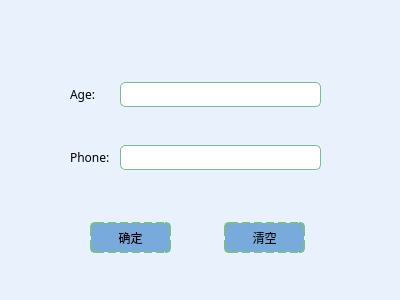
<?xml version="1.0" encoding="UTF-8"?>
<ui version="4.0">
 <class>ChangePSW</class>
 <widget class="QDialog" name="ChangePSW">
  <property name="geometry">
   <rect>
    <x>0</x>
    <y>0</y>
    <width>400</width>
    <height>300</height>
   </rect>
  </property>
  <property name="windowTitle">
   <string>Dialog</string>
  </property>
  <property name="styleSheet">
   <string notr="true">QPushButton
{background:rgb(120,170,220);font:2em;
border:2px dashed rgb(121,189,143);
border-radius:5px;

}
QLabel{
	font:2em ;
}
QLineEdit{
background:rgb(255,255,255);font:2em;
border:1px solid rgb(121,189,143);
border-radius:5px;

}
QDialog{
	background:rgb(232,241,252);
	margin:0.5px 0.5px 0.5px 0.5px;
	
}	</string>
  </property>
  <widget class="QPushButton" name="pushButton">
   <property name="geometry">
    <rect>
     <x>90</x>
     <y>222</y>
     <width>81</width>
     <height>31</height>
    </rect>
   </property>
   <property name="font">
    <font>
     <family>微软雅黑 Light</family>
    </font>
   </property>
   <property name="text">
    <string>确定</string>
   </property>
  </widget>
  <widget class="QPushButton" name="pushButton_2">
   <property name="geometry">
    <rect>
     <x>224</x>
     <y>222</y>
     <width>81</width>
     <height>31</height>
    </rect>
   </property>
   <property name="font">
    <font>
     <family>微软雅黑 Light</family>
    </font>
   </property>
   <property name="text">
    <string>清空</string>
   </property>
  </widget>
  <widget class="QWidget" name="layoutWidget">
   <property name="geometry">
    <rect>
     <x>70</x>
     <y>50</y>
     <width>251</width>
     <height>154</height>
    </rect>
   </property>
   <property name="font">
    <font>
     <family>微软雅黑 Light</family>
    </font>
   </property>
   <layout class="QGridLayout" name="gridLayout">
    <property name="horizontalSpacing">
     <number>10</number>
    </property>
    <item row="0" column="1">
     <widget class="QLineEdit" name="lineEdit_2">
      <property name="minimumSize">
       <size>
        <width>0</width>
        <height>25</height>
       </size>
      </property>
      <property name="font">
       <font>
        <family>微软雅黑 Light</family>
       </font>
      </property>
     </widget>
    </item>
    <item row="0" column="0">
     <widget class="QLabel" name="label_2">
      <property name="font">
       <font>
        <family>微软雅黑 Light</family>
       </font>
      </property>
      <property name="text">
       <string>Age:</string>
      </property>
     </widget>
    </item>
    <item row="1" column="1">
     <widget class="QLineEdit" name="lineEdit_3">
      <property name="minimumSize">
       <size>
        <width>0</width>
        <height>25</height>
       </size>
      </property>
      <property name="font">
       <font>
        <family>微软雅黑 Light</family>
       </font>
      </property>
     </widget>
    </item>
    <item row="1" column="0">
     <widget class="QLabel" name="label_3">
      <property name="font">
       <font>
        <family>微软雅黑 Light</family>
       </font>
      </property>
      <property name="text">
       <string>Phone:</string>
      </property>
     </widget>
    </item>
   </layout>
  </widget>
 </widget>
 <resources/>
 <connections>
  <connection>
   <sender>pushButton_2</sender>
   <signal>clicked()</signal>
   <receiver>lineEdit_3</receiver>
   <slot>clear()</slot>
   <hints>
    <hint type="sourcelabel">
     <x>257</x>
     <y>241</y>
    </hint>
    <hint type="destinationlabel">
     <x>305</x>
     <y>178</y>
    </hint>
   </hints>
  </connection>
  <connection>
   <sender>pushButton_2</sender>
   <signal>clicked()</signal>
   <receiver>lineEdit_2</receiver>
   <slot>clear()</slot>
   <hints>
    <hint type="sourcelabel">
     <x>290</x>
     <y>238</y>
    </hint>
    <hint type="destinationlabel">
     <x>305</x>
     <y>126</y>
    </hint>
   </hints>
  </connection>
 </connections>
</ui>
